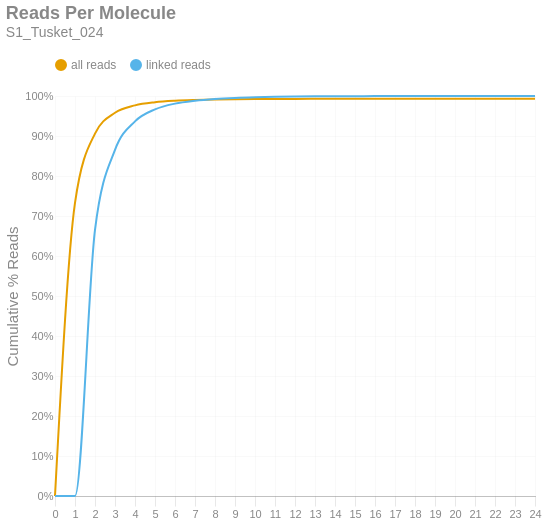

The cell this chart's notebook holds for it:
### Markdown cell above
### Reads per Molecule
This chart shows the cumulative distribution of the number of reads per linked molecule. That is, how many alignments are associated with a unique molecule. This excludes the number of reads associated with invalid or absent linked-read barcodes. The `linked` histogram is the percentages recalculated when disregarding singletons.

### Code cell
if SKIPLR:
    print_html(f"Skipped")
else:
    counts = np.bincount(valids['reads'].cast(pl.Int64).to_numpy())
    weighted = counts * np.arange(len(counts))
    all_perc = weighted / n_reads
    linked_perc = weighted / n_linked_reads
    linked_perc[1] = 0
    binned_df = pl.DataFrame({
        'readsper': list(range(len(counts))),
        'all reads (cumsum)': np.cumsum(all_perc).tolist(),
        'linked reads (cumsum)': np.cumsum(linked_perc).tolist(),
    })

    with SafeRender(binned_df):
        (
            density_plot(binned_df, 'Reads Per Molecule', samplename, 'readspmol')
            .encode(
                x=alt.X('readsper:O', title=None).axis(labelAngle=0).scale(padding=0),
                y=alt.Y('value:Q', title='Cumulative % Reads').axis(format='%').stack(False),
                color=alt.Color("key:N").scale(domain=["all reads", "linked reads"]),
                tooltip=[
                    alt.Tooltip("key:N", title="Data Type"),
                    alt.Tooltip("readsper:O", title="Reads Per Molecule"),
                    alt.Tooltip("value:Q", format=".2%", title="% Reads (Cum.)")
                ]            
            )
        ).display()

### Figure 1 — Vega-Lite specification as saved in the notebook (floating-point values rounded to 4 significant figures)
{"width": "container", "height": 400, "config": {"title": {"anchor": "start", "dy": -15, "fontSize": 18, "color": "#888888", "subtitleColor": "#888888", "subtitleFontSize": 14}, "arc": {"fill": "#0072B2"}, "axis": {"domainColor": "#888888", "domainWidth": 0.5, "gridWidth": 0.2, "grid": false, "titleFontWeight": 400, "titleFontSize": 15, "labelFontSize": 11, "labelColor": "#888888", "tickColor": "#888888", "tickWidth": 0.2, "titleColor": "#888888"}, "axisBand": {"grid": false}, "axisX": {"grid": true, "tickSize": 10, "domainCap": "round"}, "axisY": {"domain": false, "grid": true, "tickSize": 0, "domainCap": "round"}, "background": "transparent", "header": {"labelFontSize": 15, "labelColor": "#888888", "titleFontSize": 15, "titleFontWeight": 600, "titleColor": "#888888"}, "legend": {"labelFont": "sans-serif", "labelFontSize": 12, "labelColor": "#888888", "symbolSize": 100, "symbolType": "circle", "titleFontSize": 12, "titlePadding": 10, "titleColor": "#888888", "title": null, "orient": "top"}, "range": {"category": ["#E69F00", "#56B4E9", "#009E73", "#F0E442", "#0072B2", "#D55E00", "#CC79A7", "#000000"], "diverging": ["#cfe8f3", "#a2d4ec", "#73bfe2", "#46abdb", "#1696d2", "#12719e"]}, "area": {"fill": "#0072B2", "fillOpacity": 0.7, "line": true, "strokeOpacity": 0.7}, "line": {"color": "#0072B2", "stroke": "#0072B2", "strokeWidth": 2}, "trail": {"color": "#0072B2", "stroke": "#0072B2", "strokeWidth": 0, "size": 1}, "point": {"filled": true, "fillOpacity": 1.0, "size": 95}, "text": {"color": "#888888", "fontSize": 11, "align": "right", "fontWeight": 400, "size": 11}, "bar": {"fill": "#0072B2", "stroke": null}, "view": {"stroke": null, "continuousWidth": 660, "continuousHeight": 400}}, "data": {"name": "data-880780f9b2d713287be6a5971292d76d"}, "mark": {"type": "line", "interpolate": "monotone", "point": {"opacity": 0, "size": 275}}, "encoding": {"color": {"field": "key", "scale": {"domain": ["all reads", "linked reads"]}, "type": "nominal"}, "tooltip": [{"field": "key", "title": "Data Type", "type": "nominal"}, {"field": "readsper", "title": "Reads Per Molecule", "type": "ordinal"}, {"field": "value", "format": ".2%", "title": "% Reads (Cum.)", "type": "quantitative"}], "x": {"axis": {"labelAngle": 0}, "field": "readsper", "scale": {"padding": 0}, "title": null, "type": "ordinal"}, "y": {"axis": {"format": "%"}, "field": "value", "stack": false, "title": "Cumulative % Reads", "type": "quantitative"}}, "params": [{"name": "param_c36ac31b6afebe62", "select": {"type": "point", "fields": ["key"]}, "bind": "legend"}], "title": {"text": "Reads Per Molecule", "subtitle": "S1_Tusket_024"}, "transform": [{"fold": ["all reads (cumsum)", "linked reads (cumsum)"]}, {"calculate": "replace(datum.key, ' (cumsum)', '')", "as": "key"}, {"filter": {"param": "param_c36ac31b6afebe62"}}], "usermeta": {"embedOptions": {"downloadFileName": "S1_Tusket_024.readspmol"}}, "$schema": "https://vega.github.io/schema/vega-lite/v6.1.0.json", "datasets": {"data-880780f9b2d713287be6a5971292d76d": [{"readsper": 0, "all reads (cumsum)": 0.0, "linked reads (cumsum)": 0.0}, {"readsper": 1, "all reads (cumsum)": 0.7326, "linked reads (cumsum)": 0.0}, {"readsper": 2, "all reads (cumsum)": 0.906, "linked reads (cumsum)": 0.6653}, {"readsper": 3, "all reads (cumsum)": 0.958, "linked reads (cumsum)": 0.8651}, {"readsper": 4, "all reads (cumsum)": 0.9766, "linked reads (cumsum)": 0.9366}, {"readsper": 5, "all reads (cumsum)": 0.9844, "linked reads (cumsum)": 0.9666}, {"readsper": 6, "all reads (cumsum)": 0.9882, "linked reads (cumsum)": 0.981}, {"readsper": 7, "all reads (cumsum)": 0.9901, "linked reads (cumsum)": 0.9883}, {"readsper": 8, "all reads (cumsum)": 0.9912, "linked reads (cumsum)": 0.9927}, {"readsper": 9, "all reads (cumsum)": 0.9919, "linked reads (cumsum)": 0.9953}, {"readsper": 10, "all reads (cumsum)": 0.9923, "linked reads (cumsum)": 0.997}, {"readsper": 11, "all reads (cumsum)": 0.9926, "linked reads (cumsum)": 0.998}, {"readsper": 12, "all reads (cumsum)": 0.9928, "linked reads (cumsum)": 0.9987}, {"readsper": 13, "all reads (cumsum)": 0.9929, "linked reads (cumsum)": 0.9992}, {"readsper": 14, "all reads (cumsum)": 0.993, "linked reads (cumsum)": 0.9994}, {"readsper": 15, "all reads (cumsum)": 0.993, "linked reads (cumsum)": 0.9995}, {"readsper": 16, "all reads (cumsum)": 0.9931, "linked reads (cumsum)": 0.9998}, {"readsper": 17, "all reads (cumsum)": 0.9931, "linked reads (cumsum)": 0.9998}, {"readsper": 18, "all reads (cumsum)": 0.9931, "linked reads (cumsum)": 0.9999}, {"readsper": 19, "all reads (cumsum)": 0.9931, "linked reads (cumsum)": 0.9999}, {"readsper": 20, "all reads (cumsum)": 0.9931, "linked reads (cumsum)": 0.9999}, {"readsper": 21, "all reads (cumsum)": 0.9931, "linked reads (cumsum)": 1.0}, {"readsper": 22, "all reads (cumsum)": 0.9931, "linked reads (cumsum)": 1.0}, {"readsper": 23, "all reads (cumsum)": 0.9931, "linked reads (cumsum)": 1.0}, {"readsper": 24, "all reads (cumsum)": 0.9931, "linked reads (cumsum)": 1.0}]}}
